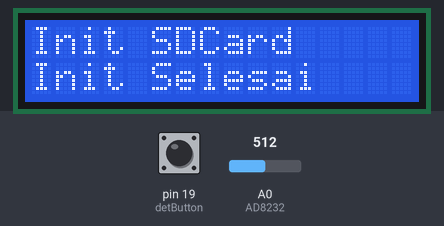
A sketch run on a simulated Arduino Uno, built with avr-gcc and run on an emulated ATmega328P. Shown: 16×2 character LCD. The test bench sets the inputs (shaded band); at power-on: pin 19 (detButton) LOW, A0 (AD8232) = 512. Storage starts empty; what the sketch prints to the serial monitor is not drawn.

Above: at 1.2 s.
1.3 s: pin 19 (detButton) pulled HIGH for 1 s
At 3.4 s:
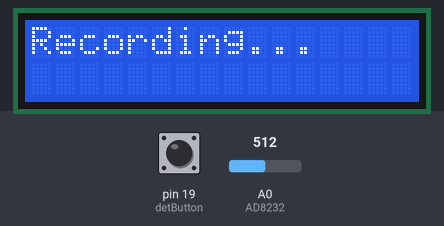
3.8 s: pin 19 (detButton) pulled HIGH for 0.15 s
At 5.5 s:
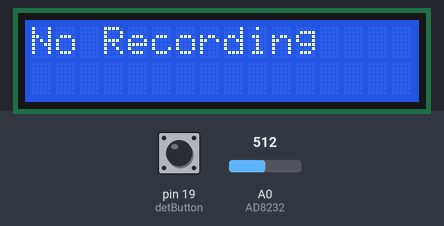
5.8 s: pin 19 (detButton) pulled HIGH for 3.2 s
At 6.2 s:
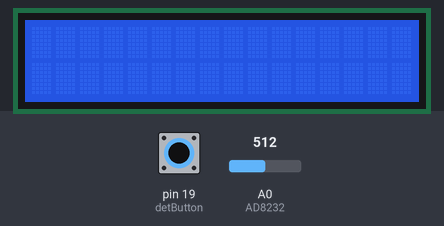
Timing chart, 0 to 8.8 s (numbered marks = the images above; inputs shaded):
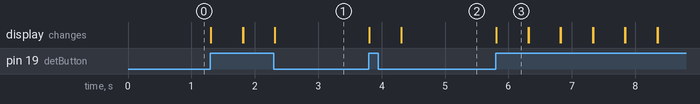

The sketch:

SDCard.ino
```cpp
#include <LiquidCrystal.h>
#include <SoftwareSerial.h>
#include <SPI.h>
#include "SdFat.h"

#include <stdio.h>
#include <stdlib.h>

const uint8_t   chipSelect = 4;

#define FILE_BASE_NAME "THRS"
#define error(msg) sd.errorHalt(F(msg))

SdFat sd;
SdFile file;

SoftwareSerial Bluetooth(2,3); //RX, TX
LiquidCrystal lcd(10, 9, 8, 7, 6, 5);

#define AD8232      A0
#define LOPositive  0
#define LONegative  1
#define detButton   19

//Variabel waktu
unsigned long foundTimeMicros     = 0;
unsigned long old_foundTimeMicros = 0;
unsigned long currentMicros   = 0;
unsigned long previousMicros  = 0;
const long    PERIOD             = 4000;

float recTime, thisTime, startTime;

float bpm = 0;
float beats;

char outStr[5];
float ecgData[3];
int active = 0;

void setup() {
  Serial.begin(19200);
  Bluetooth.begin(9600);
  lcd.begin(16, 2);
  pinMode(LOPositive, INPUT);
  pinMode(LONegative, INPUT);
  pinMode(AD8232, INPUT);
  pinMode(detButton, INPUT);

  const uint8_t BASE_NAME_SIZE = sizeof(FILE_BASE_NAME) - 1;
  char fileName[13] = FILE_BASE_NAME "00.txt";

  lcd.setCursor(0,0);
  lcd.print("Init SDCard");

  if(!sd.begin(chipSelect, SPI_FULL_SPEED)){
    sd.initErrorHalt();
    lcd.setCursor(0,1);
    lcd.print("Init Gagal");
  }
  else{
    lcd.setCursor(0,1);
    lcd.print("Init Selesai");
  }

  if (BASE_NAME_SIZE > 6) {
    error("FILE_BASE_NAME too long");
  }
  while (sd.exists(fileName)) {
    if (fileName[BASE_NAME_SIZE + 1] != '9') {
      fileName[BASE_NAME_SIZE + 1]++;
    } else if (fileName[BASE_NAME_SIZE] != '9') {
      fileName[BASE_NAME_SIZE + 1] = '0';
      fileName[BASE_NAME_SIZE]++;
    } else {
      error("Can't create file name");
    }
  }

  if(!file.open(fileName, O_CREAT | O_WRITE | O_EXCL)) {
    error("file.open");
  }
}

void loop() {
  BeatRate();
}

void BeatRate(){
  currentMicros = micros();


  // Beralih jika sudah waktunya untuk titik data baru (menurut PERIODE)
  if(currentMicros - previousMicros >= PERIOD){
    previousMicros = currentMicros;


    boolean QRS_detected = false;
    // Hanya membaca data dan melakukan deteksi jika lead hidup


    // Hanya membaca data jika EKG Chip telah mendeteksi bahwa lead menempel pada pasien
    // boolean leads_are_on = (digitalRead(LOPositive) == 0) && (digitalRead(LONegative) == 0);

    boolean leads_are_on = true;

    if(leads_are_on){

      // Membaca data titik EKG berikutnya
      int next_ecg_pt = analogRead(AD8232);
      Serial.println(next_ecg_pt);

      if(next_ecg_pt > 550){
        Serial.println(next_ecg_pt);
      }

      QRS_detected = detect(next_ecg_pt);

      if(QRS_detected == true){
        foundTimeMicros = micros();
        int bpm = (60.0/(((foundTimeMicros - old_foundTimeMicros))/1000000.0));
        beats = bpm;
        // Mengirim data EKG melalui Bluetooth
        sprintf(outStr,"%04d",next_ecg_pt);
        Bluetooth.print("*");
        Bluetooth.write(outStr);

        // Mengirim data BPM melalui Bluetooth
        sprintf(outStr,"%05d",bpm);
        Bluetooth.print("*");
        Bluetooth.write(outStr);

        old_foundTimeMicros = foundTimeMicros;
      }
      else{
        beats = 0.00;
        // Mengirim data EKG melalui Bluetooth
        sprintf(outStr,"%03d",next_ecg_pt);
        Bluetooth.print("*");
        Bluetooth.write(outStr);
      }

      if(digitalRead(detButton) == HIGH){
        lcd.clear();
        startTime = micros();
        active = active + 1;
        delay(500);
      }

      if(active > 2) active = 1;

      switch(active){
        case 1:
        lcd.setCursor(0,0);
        lcd.print("No Recording");
        break;

        case 2:
        lcd.setCursor(0,0);
        lcd.print("Recording...");
        recordData(next_ecg_pt, beats);
        break;
      }
    }
  }
}

void recordData(float ecg_new_pt, float beat){

  thisTime = micros();

  float ecgVoltage = 3.226 * (ecg_new_pt/1100);
  float recTime = (thisTime - startTime)/1000000;

  String datalogString = String(recTime,4) + "\t" +  String(ecgVoltage,3) + "\t" + String(beat,1);

  file.println(datalogString);

  if (!file.sync() || file.getWriteError()) {
    error("write error");
  }
}

boolean detect(float new_ecg_pt){
  ecgData[2] = ecgData[1];
  ecgData[1] = ecgData[0];
  ecgData[0] = new_ecg_pt;

  float point1 = ecgData[1] - ecgData[0];
  float point2 = ecgData[1] - ecgData[2];
  if(point1 > 0 && point2 > 0 && ecgData[1] > 530){
    return true;
  }
  return false;
}
```

Measured:
- after the input at 1.3 s, the display: first changes at once (image 1 shows a later state)
- after the input at 3.8 s, the display: first changes at once (image 2 shows a later state)
- after the input at 5.8 s, the display: changes at once (image 3)
- what the display in image 3 shows lasts 0.5 s, from 5.8 s to 6.3 s
